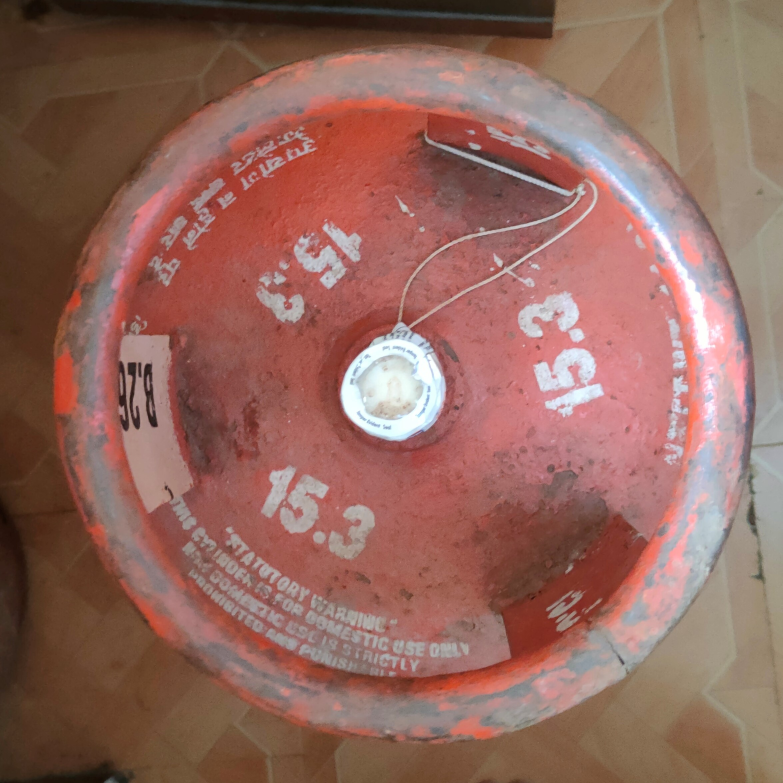
#> input picture gas-cylinder-weight/images/Cylinder_image.jpg, 2348 x 2349 px (shown at 1/3 size); its folder holds 2 pictures in this run
$ jupyter execute --allow-errors 'non-pointer-solution(copy).ipynb'
#> lines starting #> are read from the running program, lines starting #| are printed output that depends on the picture; after the words box and inside, x2 and y2 are one past the last pixel; in counts of white or black regions, pixels touching at a corner belong together; long printed decimals are rounded
### gas-cylinder-weight/code-testing/shared.py
import cv2
from matplotlib import pyplot as plt
import numpy as np
import pytesseract

def getMonochromeImage(img):
    img_gray = cv2.cvtColor(img, cv2.COLOR_BGR2GRAY)
    kernel = cv2.getStructuringElement(cv2.MORPH_RECT, (50, 50))
    tophat = cv2.morphologyEx(img_gray, cv2.MORPH_TOPHAT, kernel)
    _, binary_image = cv2.threshold(tophat, 35, 255, cv2.THRESH_BINARY)
    contours, _ = cv2.findContours(binary_image, cv2.RETR_EXTERNAL, cv2.CHAIN_APPROX_SIMPLE)
    mask = np.zeros_like(img_gray)
    cv2.drawContours(mask, contours, -1, (255), thickness=cv2.FILLED)
    result = cv2.bitwise_and(img, img, mask=mask)
    return result

### gas-cylinder-weight/code-testing/non-pointer-solution(copy).ipynb
Turning the raw image into monochrome black & white image:

[cell 1]
import sys

import cv2
import numpy as np
from matplotlib import pyplot as plt
import pytesseract

sys.path.append('..')
pytesseract.pytesseract.tesseract_cmd = r'C:/Program Files/Tesseract-OCR/tesseract.exe'

from shared import getMonochromeImage

loadedImage = cv2.imread('../images/Cylinder_image.jpg')
#> loadedImage is the input picture: shape (2349, 2348, 3); mean B, G, R 93.8, 103.9, 146.8
image = getMonochromeImage(loadedImage)
#> in getMonochromeImage, `_, binary_image = cv2.threshold(tophat, 35, 255, cv2.THRESH_BINARY)`:
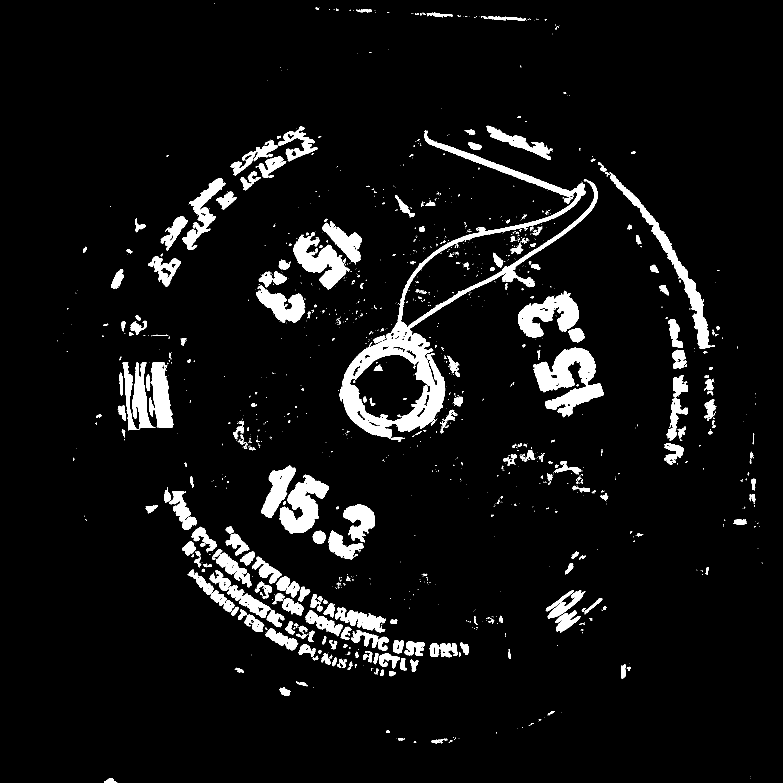
#> binary_image: shape (2349, 2348) (shown at 1/3 size); 6.3% white; 1556 white regions (1192 under 20 px)
#> in getMonochromeImage, `contours, _ = cv2.findContours(binary_image, cv2.RETR_EXTERNAL, cv2.CH..`: contours = 1538 contours, 1253 with area under 20; largest, box (x1, y1, x2, y2) and area: (1019, 390, 1793, 1315) 95778, (1599, 1043, 1812, 1252) 20882, (1829, 516, 2132, 1047) 13707, (838, 1424, 987, 1600) 12900, (1554, 872, 1737, 1013) 12800
#> in getMonochromeImage, `cv2.drawContours(mask, contours, -1, (255), thickness=cv2.FILLED)`: mask: shape (2349, 2348); 7% white; 1538 white regions (1181 under 20 px), largest, box (x1, y1, x2, y2) and area: (1019, 390, 1793, 1315) 98621, (1599, 1043, 1812, 1252) 21525, (1829, 516, 2132, 1047) 14374
plt.imshow(image)

Cropping the image to the closest  region where the number is:

[cell 2]
def getCroppedImage(image):
    image_height, image_width, _ = image.shape

    # Define the desired width and height of the crop
    crop_width = 1400
    crop_height = 1400

    # Calculate the coordinates for cropping the center region
    x1 = int(image_width/2 - crop_width/2)
    y1 = int(image_height/2 - crop_height/2)
    x2 = int(image_width/2 + crop_width/2)
    y2 = int(image_height/2 + crop_height/2)

    cropped_image = image[y1:y2, x1:x2]
    return cropped_image

cropped_image = getCroppedImage(image)
originalImage = cropped_image.copy()
plt.imshow(cropped_image)

Box the region where the numbers are located. Get the contour of these boxes in a list.

[cell 3]
def getContours(image):
    thresh = cv2.adaptiveThreshold(cv2.cvtColor(image, cv2.COLOR_BGR2GRAY), 255, cv2.ADAPTIVE_THRESH_MEAN_C, cv2.THRESH_BINARY_INV, 11, 7)
    contours, _ = cv2.findContours(thresh, cv2.RETR_EXTERNAL, cv2.CHAIN_APPROX_SIMPLE)
    return contours

def getNumberPos(image):
    contours=getContours(image)
#> in getContours, `thresh = cv2.adaptiveThreshold(cv2.cvtColor(image, cv2.COLOR_BGR2GRAY)..`: thresh: shape (1400, 1400); 9.1% white; 659 white regions (350 under 20 px)
#> in getContours, `contours, _ = cv2.findContours(thresh, cv2.RETR_EXTERNAL, cv2.CHAIN_AP..`: contours = 323 contours, 121 with area under 20; largest, box (x1, y1, x2, y2) and area: (540, 0, 1323, 855) 83138, (15, 988, 460, 1377) 42407, (1121, 564, 1343, 782) 29124, (304, 919, 517, 1131) 27227, (388, 179, 616, 398) 26555
    number_positions=[]

    for contour in contours:
        area = cv2.contourArea(contour)
        x, y, w, h = cv2.boundingRect(contour)

        if (
            area > 1000
            and 1 < w / h < 1.2
            and h > 200 and h <= 300
        ):
            number_positions.append({'pos':(x,y),'cnt': contour})
            cv2.rectangle(image, (x, y), (x + w, y + h), (0, 255, 0), 2)
    return number_positions

number_positions=getNumberPos(cropped_image)
#> the loop in getNumberPos, `for contour in contours:` made 323 passes
#> (area, x, y, w, h) on passes 8, 14, 15: (109.5, 1260, 1392, 26, 8), (191.5, 387, 1385, 37, 15), (118.5, 272, 1385, 17, 15)
#> after the loop in getNumberPos, `for contour in contours:`:
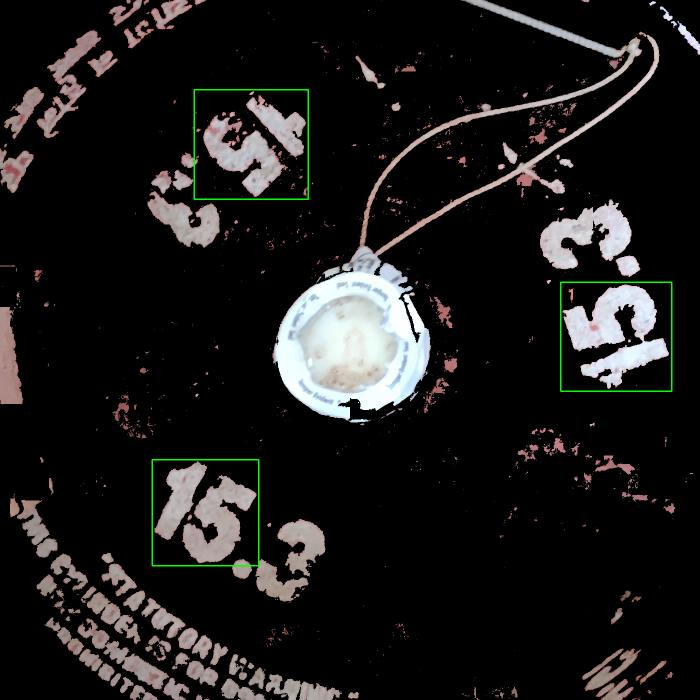
#> image: shape (1400, 1400, 3) (shown at 1/2 size); mean B, G, R 26.7, 27.6, 28.4
#> after the loop in getNumberPos, `for contour in contours:`: number_positions = 3 items
#> number_positions = 3 items
plt.imshow(cropped_image)

Track the contours near these positions.

[cell 4]
def getNearbyContours(image, posList, contours):
    # Set the maximum distance threshold to filter contours
    max_distance = 200

    # Filter contours near the point of interest
    filtered_contours = []

    for cntData in posList:
        point_of_interest=cntData['pos']
        for cnt in contours:
             # Calculate the contour area
            area = cv2.contourArea(cnt)
            x, y, w, h = cv2.boundingRect(cnt)

            if area > 1000:
                # Calculate the distance between the contour centroid and the point of interest
                M = cv2.moments(cnt)
                cx = int(M['m10'] / M['m00'])
                cy = int(M['m01'] / M['m00'])
                distance = np.sqrt((cx - point_of_interest[0])**2 + (cy - point_of_interest[1])**2)

                # Retain the contour if it falls within the distance threshold
                if distance <= max_distance:
                    filtered_contours.append({'pos':(x,y),'cnt': cnt})
                    cv2.rectangle(image, (x, y), (x + w, y + h), (255, 0, 0), 2)

    return filtered_contours


nearby_contours = getNearbyContours(cropped_image, number_positions, getContours(cropped_image))
#> in getContours (call 2), `thresh = cv2.adaptiveThreshold(cv2.cvtColor(image, cv2.COLOR_BGR2GRAY)..`:
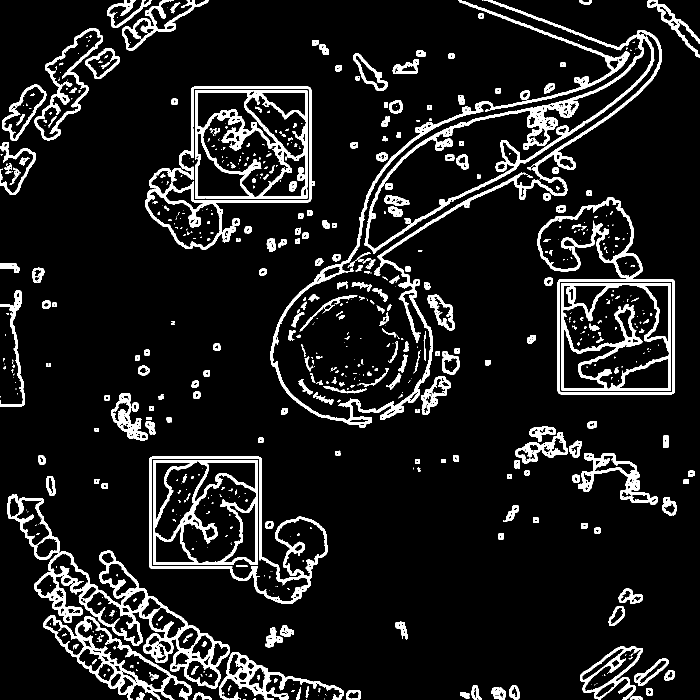
#> thresh: shape (1400, 1400) (shown at 1/2 size); 10.2% white; 656 white regions (350 under 20 px)
#> in getContours (call 2), `contours, _ = cv2.findContours(thresh, cv2.RETR_EXTERNAL, cv2.CHAIN_AP..`: contours = 310 contours, 119 with area under 20; largest, box (x1, y1, x2, y2) and area: (540, 0, 1323, 855) 83138, (1075, 394, 1350, 789) 73299, (290, 173, 630, 499) 71884, (298, 913, 655, 1208) 65690, (15, 988, 460, 1377) 42407
#> in getNearbyContours, `max_distance = 200`: max_distance = 200
#> the loop in getNearbyContours, `for cntData in posList:` made 3 passes
#> point_of_interest on passes 1 to 3: (304, 919), (1121, 564), (388, 179)
#> after the loop in getNearbyContours, `for cntData in posList:`:
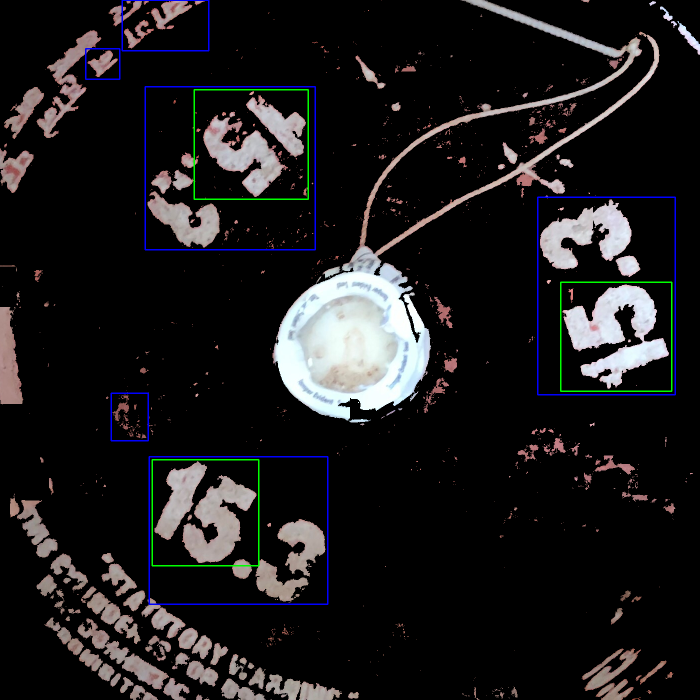
#> image: shape (1400, 1400, 3) (shown at 1/2 size); 0.77% of pixels changed, all inside (x1, y1, x2, y2) = (170, 0, 1352, 1210)
#> after the loop in getNearbyContours, `for cntData in posList:`: filtered_contours = 6 items
#> nearby_contours = 6 items
plt.imshow(cropped_image)

[cell 5]
def findAngle(x,y,w,h):
    rect_center_x = x + w // 2
    rect_center_y = y + h // 2
    img_center_x = cropped_image.shape[1] // 2
    img_center_y = cropped_image.shape[0] // 2
    # distance = np.sqrt((rect_center_x - img_center_x) ** 2 + (rect_center_y - img_center_y) ** 2)
    ref_point_x = img_center_x
    ref_point_y = rect_center_y
    distance_yellow_to_orange = np.sqrt((ref_point_x - img_center_x) ** 2 + (ref_point_y - img_center_y) ** 2)
    distance_red_to_orange = np.sqrt((ref_point_x - rect_center_x) ** 2 + (ref_point_y - rect_center_y) ** 2)
    # print(f" Distance btw red to orange : {distance_red_to_orange}")
    # print(f" Distance btw yellow to orange : {distance_yellow_to_orange}")
    radians= np.arctan(distance_red_to_orange/distance_yellow_to_orange)
    angle= np.degrees(radians)
    print(f"Angle : {angle}")
    plt.imshow(cropped_image)
    plt.scatter(rect_center_x,rect_center_y,c='red')
    plt.scatter(img_center_x,img_center_y,c='green')
    plt.scatter(ref_point_x,ref_point_y,c='orange')
    return angle

Filter out the overlapping contours. Extract the images with numbers.

[cell 6]
rotated_image = originalImage
def check_contour_overlap(contour1, contour2):
    # Get the bounding rectangles of the contours
    x1, y1, w1, h1 = cv2.boundingRect(contour1)
    x2, y2, w2, h2 = cv2.boundingRect(contour2)

    # Calculate the coordinates of the top-left and bottom-right corners of the rectangles
    rect1_tl = (x1, y1)
    rect1_br = (x1 + w1, y1 + h1)
    rect2_tl = (x2, y2)
    rect2_br = (x2 + w2, y2 + h2)

    # Check if the rectangles intersect
    if rect1_tl[0] < rect2_br[0] and rect1_br[0] > rect2_tl[0] and rect1_tl[1] < rect2_br[1] and rect1_br[1] > rect2_tl[1]:
        return True  # Contours overlap
    else:
        return False  # Contours do not overlap

def filterNumberImages(image, number_positions, nearby_contours):
    img_counter=0
    extract_images=[]

    for parentCntData in nearby_contours:
        for childCntData in number_positions:
            if(check_contour_overlap(parentCntData['cnt'],childCntData['cnt'])):
                img_counter+=1
                x, y, w, h = cv2.boundingRect(parentCntData['cnt'])
                if x < 800 and y > 800 :
                    global rotated_image

                    angle = findAngle(x,y,w,h)
                    rows, cols = cropped_image.shape[:2]
                    M = cv2.getRotationMatrix2D((cols / 2, rows / 2), angle, 1)
                    rotated_image = cv2.warpAffine(originalImage, M, (cols, rows))
                    # plt.imshow(rotated_image)
                    # plt.show()
                    break
                extract_image = originalImage[y:y+h, x:x+w]
                extract_images.append(extract_image)
    return extract_images


# [4 lines of commented-out code are left out]

extract_images=filterNumberImages(cropped_image, number_positions, nearby_contours)
#> the loop in filterNumberImages, `for parentCntData in nearby_contours:` made 6 passes
#| Angle : 31.891
#> after the loop in filterNumberImages, `for parentCntData in nearby_contours:`: extract_images = 2 items; img_counter = 3
#> extract_images = 2 items
# print(f'Number of images extracted: {len(extract_images)}')
#displayImages(extract_images)
#> figure, not shown here; B, G, R data is drawn as R, G, B

[cell 7]
img_copy_2= np.copy(rotated_image)
cv2.rectangle(img_copy_2,(450,1000),(900,1350),(0, 255, 0), 2)
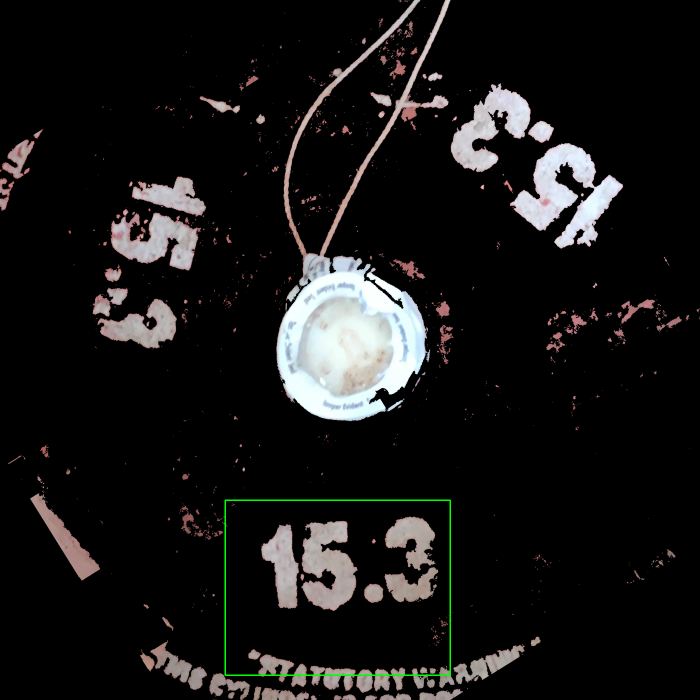
#> img_copy_2: shape (1400, 1400, 3) (shown at 1/2 size); mean of channels 0, 1, 2 22.7, 23.2, 23.7; drawn as B, G, R
plt.imshow(img_copy_2)

[cell 8]
img_copy= np.copy(rotated_image)
angle = 0
cropped_number_image =[]
for i in range(0,3):
    rows, cols = img_copy.shape[:2]
    M = cv2.getRotationMatrix2D((cols / 2, rows / 2), angle, 1)
    rotated_image_copy = cv2.warpAffine(img_copy, M, (cols, rows))
    angle+=110
    cv2.rectangle(rotated_image_copy,(450,1000),(900,1350),(0, 255, 0), 2)
    cropped_number =rotated_image_copy[1000:1350,450:900]
    cropped_number_image.append(cropped_number)
#> this loop made 3 passes
#> M on passes 1 to 3: [[1, 0, 0], [0, 1, 0]], [[-0.342, 0.94, 281.6], [-0.94, -0.342, 1597.2]], [[-0.766, -0.643, 1686.2], [0.643, -0.766, 786.3]]
#> pass 1, `cropped_number =rotated_image_copy[1000:1350,450:900]`:
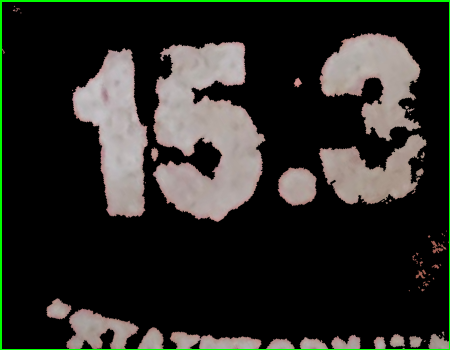
#> cropped_number: shape (350, 450, 3); mean of channels 0, 1, 2 37.4, 42.2, 42.2; drawn as B, G, R
#> after the loop:
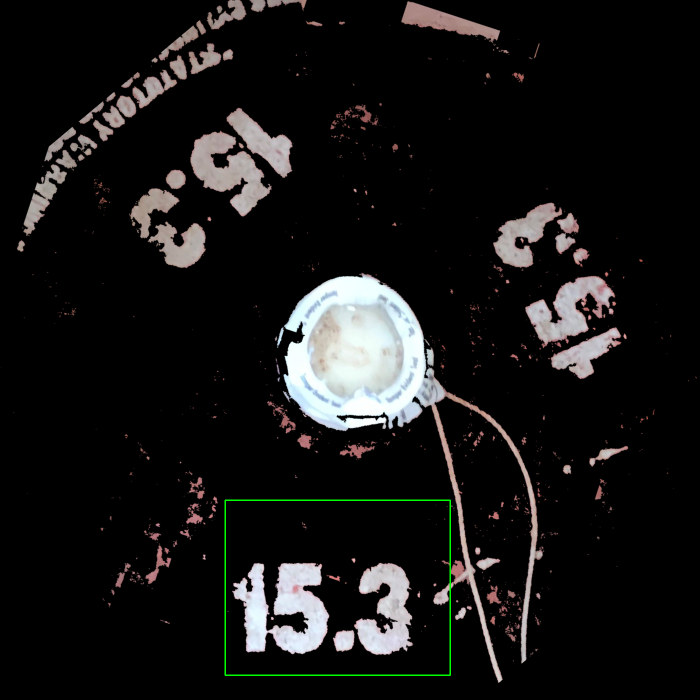
#> rotated_image_copy: shape (1400, 1400, 3) (shown at 1/2 size); mean of channels 0, 1, 2 22.3, 22.8, 23.2; drawn as B, G, R
#> after the loop, angle = 330; cropped_number_image = 3 items

#> (the rest of this cell did not finish here and is left out)

[cell 9]
import re

def remove_special_characters_and_letters(input_string):
    # Remove special characters and letters using regular expressions
    cleaned_string = re.sub('[^0-9]', '', input_string)
    return cleaned_string

[cell 10]
test_img = cropped_number_image[0]
numbers_predicted=[]
#> (the rest of this cell did not finish here and is left out)

[cell 11]
from collections import Counter

def print_max_occurrence(items):
    # Count the occurrences of each item in the list
    counter = Counter(items)

    # Get the most common item and its occurrence
    most_common_item, occurrence = counter.most_common(1)[0]

    # Print the most common item and its occurrence
    print(f"The most likely weight is {most_common_item}kg with a probability of {round(occurrence/3,3)*100}%.")

#> (the rest of this cell did not finish here and is left out)

[cell 12]
numbers_predicted=[]
print('\n')
#> (the rest of this cell did not finish here and is left out)

#> (a cell that did not finish here is left out)

Align the number images straight before processing.

[cell 14]
def rotate_image(image, angle):
    # Get the dimensions of the image
    height, width = image.shape[:2]

    # Calculate the rotation matrix
    rotation_matrix = cv2.getRotationMatrix2D((width / 2, height / 2), angle, 1)

    # Calculate the new dimensions of the rotated image
    cos_theta = np.abs(rotation_matrix[0, 0])
    sin_theta = np.abs(rotation_matrix[0, 1])
    new_width = int(height * sin_theta + width * cos_theta)
    new_height = int(height * cos_theta + width * sin_theta)

    # Adjust the rotation matrix to accommodate the new dimensions
    rotation_matrix[0, 2] += (new_width - width) / 2
    rotation_matrix[1, 2] += (new_height - height) / 2

    # Perform the rotation with the adjusted rotation matrix
    rotated_image = cv2.warpAffine(image, rotation_matrix, (new_width, new_height))

    return rotated_image

    return rotated_image

def alignedNumberImages(image_list):
    rotatedNumberImages=[]
    i=0
    for img in image_list:
        rotatedImg=img
        if(i==0):
            rotatedImg = rotate_image(img, 25)
        elif(i==1):
            rotatedImg = rotate_image(img, -110)
        elif(i==2):
            rotatedImg = rotate_image(img, 140)

        rotatedNumberImages.append(rotatedImg)
        i+=1

    return rotatedNumberImages


aligned_extract_images=alignedNumberImages(extract_images)
#> the loop in alignedNumberImages, `for img in image_list:` made 2 passes
#> i on passes 1 to 2: 1, 2
#> pass 1, in rotate_image, `rotated_image = cv2.warpAffine(image, rotation_matrix, (new_width, new..`:
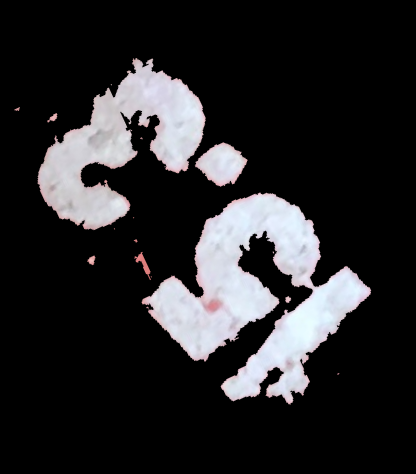
#> rotated_image: shape (474, 416, 3); mean of channels 0, 1, 2 41.5, 39.6, 40.1; drawn as B, G, R
#> after the loop in alignedNumberImages, `for img in image_list:`: i = 2; rotatedNumberImages = 2 items
#> aligned_extract_images = 2 items
#> (the rest of this cell did not finish here and is left out)
